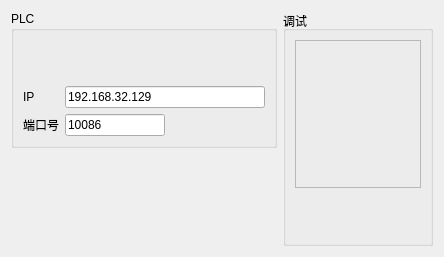
      <widget class="QWidget" name="tab_PLC">
       <attribute name="title">
        <string>PLC</string>
       </attribute>
       <layout class="QGridLayout" name="gridLayout_12">
        <item row="0" column="0">
         <layout class="QHBoxLayout" name="horizontalLayout_5" stretch="1,4">
          <item>
           <layout class="QVBoxLayout" name="verticalLayout_5">
            <item>
             <widget class="QGroupBox" name="groupBox">
              <property name="title">
               <string>PLC</string>
              </property>
              <layout class="QGridLayout" name="gridLayout_8">
               <item row="0" column="0">
                <layout class="QVBoxLayout" name="verticalLayout_2">
                 <item>
                  <layout class="QHBoxLayout" name="horizontalLayout_2">
                   <item>
                    <widget class="QPushButton" name="btn_PLCSave">
                     <property name="sizePolicy">
                      <sizepolicy hsizetype="Fixed" vsizetype="Fixed">
                       <horstretch>0</horstretch>
                       <verstretch>0</verstretch>
                      </sizepolicy>
                     </property>
                     <property name="minimumSize">
                      <size>
                       <width>40</width>
                       <height>40</height>
                      </size>
                     </property>
                     <property name="maximumSize">
                      <size>
                       <width>40</width>
                       <height>40</height>
                      </size>
                     </property>
                     <property name="styleSheet">
                      <string notr="true"/>
                     </property>
                     <property name="text">
                      <string/>
                     </property>
                     <property name="icon">
                      <iconset resource="../../Resources.qrc">
                       <normaloff>:/Images/save.png</normaloff>:/Images/save.png</iconset>
                     </property>
                     <property name="iconSize">
                      <size>
                       <width>40</width>
                       <height>40</height>
                      </size>
                     </property>
                     <property name="autoRepeat">
                      <bool>false</bool>
                     </property>
                     <property name="autoExclusive">
                      <bool>false</bool>
                     </property>
                     <property name="flat">
                      <bool>true</bool>
                     </property>
                    </widget>
                   </item>
                   <item>
                    <spacer name="horizontalSpacer_5">
                     <property name="orientation">
                      <enum>Qt::Horizontal</enum>
                     </property>
                     <property name="sizeHint" stdset="0">
                      <size>
                       <width>40</width>
                       <height>20</height>
                      </size>
                     </property>
                    </spacer>
                   </item>
                  </layout>
                 </item>
                 <item>
                  <layout class="QGridLayout" name="gridLayout_6">
                   <item row="0" column="0">
                    <widget class="QLabel" name="label_20">
                     <property name="maximumSize">
                      <size>
                       <width>120</width>
                       <height>16777215</height>
                      </size>
                     </property>
                     <property name="text">
                      <string>IP</string>
                     </property>
                    </widget>
                   </item>
                   <item row="0" column="1">
                    <widget class="QLineEdit" name="edit_PLCIP">
                     <property name="minimumSize">
                      <size>
                       <width>200</width>
                       <height>0</height>
                      </size>
                     </property>
                     <property name="maximumSize">
                      <size>
                       <width>180</width>
                       <height>16777215</height>
                      </size>
                     </property>
                     <property name="text">
                      <string>192.168.32.129</string>
                     </property>
                    </widget>
                   </item>
                   <item row="1" column="0">
                    <widget class="QLabel" name="label_21">
                     <property name="maximumSize">
                      <size>
                       <width>120</width>
                       <height>16777215</height>
                      </size>
                     </property>
                     <property name="text">
                      <string>端口号</string>
                     </property>
                    </widget>
                   </item>
                   <item row="1" column="1">
                    <widget class="QLineEdit" name="edit_PLCPort">
                     <property name="minimumSize">
                      <size>
                       <width>80</width>
                       <height>0</height>
                      </size>
                     </property>
                     <property name="maximumSize">
                      <size>
                       <width>100</width>
                       <height>16777215</height>
                      </size>
                     </property>
                     <property name="text">
                      <string>10086</string>
                     </property>
                    </widget>
                   </item>
                  </layout>
                 </item>
                </layout>
               </item>
              </layout>
             </widget>
            </item>
            <item>
             <spacer name="verticalSpacer_4">
              <property name="orientation">
               <enum>Qt::Vertical</enum>
              </property>
              <property name="sizeHint" stdset="0">
               <size>
                <width>70</width>
                <height>98</height>
               </size>
              </property>
             </spacer>
            </item>
           </layout>
          </item>
          <item>
           <widget class="QGroupBox" name="gpb_plcdebug">
            <property name="title">
             <string>调试</string>
            </property>
            <layout class="QGridLayout" name="gridLayout_9">
             <item row="0" column="0">
              <layout class="QVBoxLayout" name="verticalLayout" stretch="5,1">
               <item>
                <widget class="QLabel" name="lbl_PLCMsg">
                 <property name="minimumSize">
                  <size>
                   <width>0</width>
                   <height>0</height>
                  </size>
                 </property>
                 <property name="font">
                  <font>
                   <pointsize>12</pointsize>
                  </font>
                 </property>
                 <property name="layoutDirection">
                  <enum>Qt::LeftToRight</enum>
                 </property>
                 <property name="styleSheet">
                  <string notr="true"/>
                 </property>
                 <property name="frameShape">
                  <enum>QFrame::StyledPanel</enum>
                 </property>
                 <property name="frameShadow">
                  <enum>QFrame::Raised</enum>
                 </property>
                 <property name="lineWidth">
                  <number>1</number>
                 </property>
                 <property name="text">
                  <string/>
                 </property>
                 <property name="alignment">
                  <set>Qt::AlignLeading|Qt::AlignLeft|Qt::AlignTop</set>
                 </property>
                </widget>
               </item>
               <item>
                <layout class="QHBoxLayout" name="horizontalLayout_3">
                 <item>
                  <spacer name="horizontalSpacer_6">
                   <property name="orientation">
                    <enum>Qt::Horizontal</enum>
                   </property>
                   <property name="sizeHint" stdset="0">
                    <size>
                     <width>40</width>
                     <height>20</height>
                    </size>
                   </property>
                  </spacer>
                 </item>
                 <item>
                  <widget class="QPushButton" name="btn_PLCConnect">
                   <property name="sizePolicy">
                    <sizepolicy hsizetype="Fixed" vsizetype="Fixed">
                     <horstretch>0</horstretch>
                     <verstretch>0</verstretch>
                    </sizepolicy>
                   </property>
                   <property name="minimumSize">
                    <size>
                     <width>40</width>
                     <height>40</height>
                    </size>
                   </property>
                   <property name="maximumSize">
                    <size>
                     <width>40</width>
                     <height>40</height>
                    </size>
                   </property>
                   <property name="toolTip">
                    <string>连接</string>
                   </property>
                   <property name="styleSheet">
                    <string notr="true"/>
                   </property>
                   <property name="text">
                    <string/>
                   </property>
                   <property name="icon">
                    <iconset resource="../../Resources.qrc">
                     <normaloff>:/Images/start.png</normaloff>:/Images/start.png</iconset>
                   </property>
                   <property name="iconSize">
                    <size>
                     <width>40</width>
                     <height>40</height>
                    </size>
                   </property>
                   <property name="autoRepeat">
                    <bool>false</bool>
                   </property>
                   <property name="autoExclusive">
                    <bool>false</bool>
                   </property>
                   <property name="flat">
                    <bool>true</bool>
                   </property>
                  </widget>
                 </item>
                 <item>
                  <widget class="QPushButton" name="btn_PLCReset">
                   <property name="sizePolicy">
                    <sizepolicy hsizetype="Fixed" vsizetype="Fixed">
                     <horstretch>0</horstretch>
                     <verstretch>0</verstretch>
                    </sizepolicy>
                   </property>
                   <property name="minimumSize">
                    <size>
                     <width>40</width>
                     <height>40</height>
                    </size>
                   </property>
                   <property name="maximumSize">
                    <size>
                     <width>40</width>
                     <height>40</height>
                    </size>
                   </property>
                   <property name="toolTip">
                    <string>清空</string>
                   </property>
                   <property name="styleSheet">
                    <string notr="true"/>
                   </property>
                   <property name="text">
                    <string/>
                   </property>
                   <property name="icon">
                    <iconset resource="../../Resources.qrc">
                     <normaloff>:/Images/reset.png</normaloff>:/Images/reset.png</iconset>
                   </property>
                   <property name="iconSize">
                    <size>
                     <width>40</width>
                     <height>40</height>
                    </size>
                   </property>
                   <property name="autoRepeat">
                    <bool>false</bool>
                   </property>
                   <property name="autoExclusive">
                    <bool>false</bool>
                   </property>
                   <property name="flat">
                    <bool>true</bool>
                   </property>
                  </widget>
                 </item>
                </layout>
               </item>
              </layout>
             </item>
            </layout>
           </widget>
          </item>
         </layout>
        </item>
       </layout>
      </widget>
